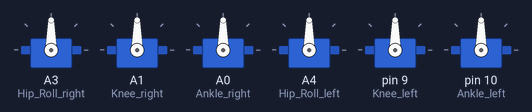
The sketch below on a simulated Arduino Uno, built with avr-gcc and run on an emulated ATmega328P. Shown: 6 × servo.

Above: at 0.1 s.
At 23.1 s:
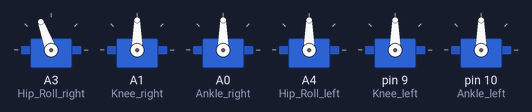
At 27.1 s:
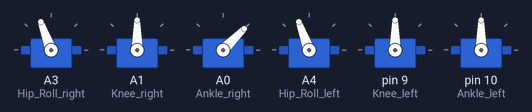
At 31.1 s:
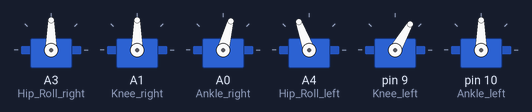
At 35.1 s:
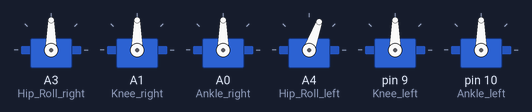
At 39.1 s:
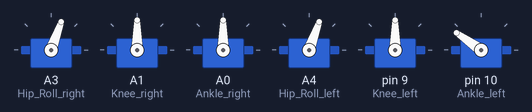
Timing chart, 0 to 40.0 s (numbered marks = the images above):
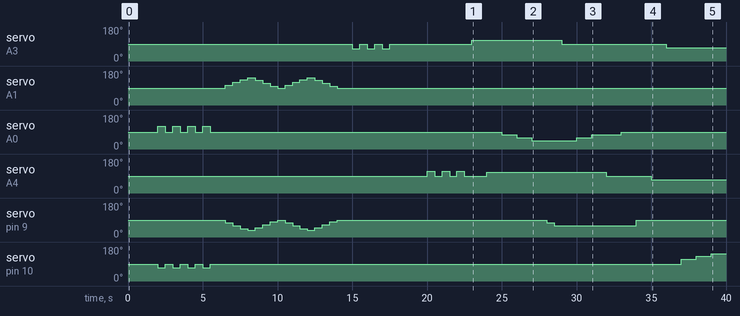

The sketch:

Cuoi_ky.ino
```cpp
#include <Servo.h>
// Tạo đối tượng Servo
// Right
Servo Hip_Roll_right;   // Khớp hông xoay ngang
Servo Hip_Pitch_right;  // Khớp hông xoay dọc
Servo Knee_right;       // Khớp gối
Servo Ankle_right;      // Khớp cổ chân
// Left
Servo Hip_Roll_left;
Servo Hip_Pitch_left;
Servo Knee_left;
Servo Ankle_left;

void setup() {
  // Pinout
  Hip_Roll_right.attach(A3);
 // Hip_Pitch_right.attach(A2);
  Knee_right.attach(A1);
  Ankle_right.attach(A0);

  Hip_Roll_left.attach(A4);
  //Hip_Pitch_left.attach(A5);
  Knee_left.attach(9);
  Ankle_left.attach(10);

  // Xoay servo về vị trí mặc định ban đầu
  Hip_Roll_right.write(90);
  //Hip_Pitch_right.write(90);
  Knee_right.write(90);
  Ankle_right.write(90);

  Hip_Roll_left.write(90);
  //Hip_Pitch_left.write(90);
  Knee_left.write(90);
  Ankle_left.write(90);
  delay(2000);


// Robot nhún nhảy
  for (int repeat = 0; repeat < 4; repeat++) {
    Ankle_left.write(70);
    Ankle_right.write(120);
    delay(500);
    Ankle_left.write(90);
    Ankle_right.write(90);
    delay(500);

  }
  // Robot thực hiện động tác cúi người
  for (int repeat = 0; repeat < 2; repeat++) {
    for (int i = 90; i <= 145; i += 15) {
      Knee_right.write(i);
      Knee_left.write(180-i);
      delay(500);
    }
    for (int i = 145; i >= 90; i -= 15) {
      Knee_right.write(i);
      Knee_left.write(180-i);
      delay(500);
    }
  }
  // Sau khi thực hiện cúi đầu đảm bảo robot quay về trạng thái ban đầu
  Knee_right.write(90);
  Knee_left.write(90);
  delay(1000);
  // Robot thực hiện động tác di chuyển bên trái và bên phải
  for (int repeat = 0; repeat < 3; repeat++) {
    Hip_Roll_right.write(65);
    delay(500);
    Hip_Roll_right.write(90);
    delay(500);
  }
  delay(2000);
  for (int repeat = 0; repeat < 3; repeat++) {
    Hip_Roll_left.write(115);
    delay(500);
    Hip_Roll_left.write(90);
    delay(500);
  }
  // Bước đi: Chưa tối ưu do đang test dở :
  Hip_Roll_right.write(110);
  delay(1000);
  Hip_Roll_left.write(110);
  delay(1000);
  Ankle_right.write(75);
  delay(1000);
  Ankle_right.write(60);
  delay(1000);
  Ankle_right.write(45);
  delay(1000);
  Knee_left.write(75);
  delay(500);
  Knee_left.write(60);
  delay(500);
  Hip_Roll_right.write(90);
  delay(1000);
  Ankle_right.write(60);
  delay(1000);
  Ankle_right.write(75);
  delay(1000);
  Hip_Roll_left.write(90);
  delay(1000);
  Ankle_right.write(90);
  delay(1000);
  Knee_left.write(90);
  delay(1000);

  Hip_Roll_left.write(70);
  delay(1000);
  Hip_Roll_right.write(70);
  delay(1000);
  Ankle_left.write(115);
  delay(1000);
  Ankle_left.write(130);
  delay(1000);
  Ankle_left.write(145);
  delay(1000);
  Knee_right.write(115);
  delay(500);
  Knee_right.write(130);
  delay(500);
  Hip_Roll_left.write(90);
  delay(1000);
  Ankle_left.write(130);
  delay(1000);
  Ankle_left.write(115);
  delay(1000);
  Hip_Roll_right.write(90);
  delay(1000);
  Ankle_left.write(90);
  delay(1000);
  Knee_right.write(90);
  delay(1000);
}

void loop() {
}

/*
Giới Hạn hoạt động các khớp
Knee_right -> 180: nhấc chân lên trước
Knee_left  -> 180: nhấc chân về sau

Ankle_left  -> 180: xoay cổ chân trái sang phải
Ankle_right -> 180: xoay cổ chân phải sang phải

Hip_Roll_left  -> 180: Xoay khớp hông ra ngoài
Hip_Roll_right -> 180: Xoay khớp hông ra vào trong

Hip_Holl_Pitch = knee

*/
```

Measured:
- by itself, servo on A0 (Ankle_right): 90° → 120° at 2.0 s, → 90° 0.50 s later, → 120° 0.50 s later, → 90° 0.50 s later, … (14 changes in this stretch)
- by itself, servo on A3 (Hip_Roll_right): 90° → 65° at 15.0 s, → 90° 0.50 s later, → 65° 0.50 s later, → 90° 0.50 s later, … (9 changes in this stretch)
